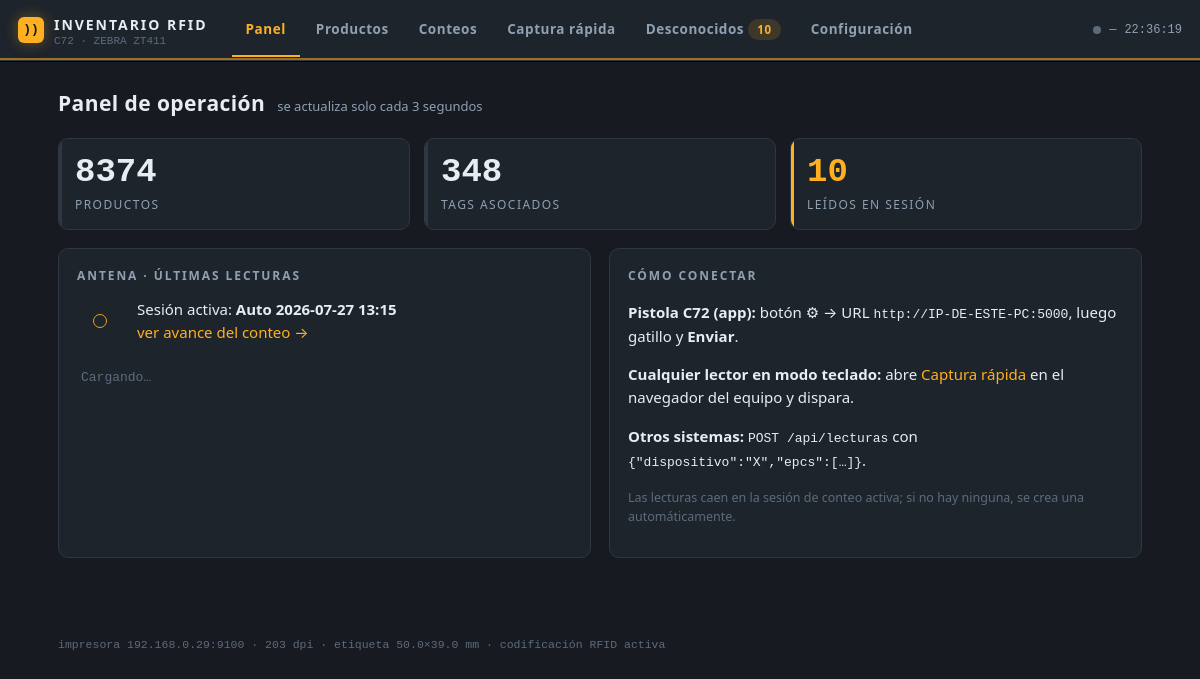
Before: / with the older database file.
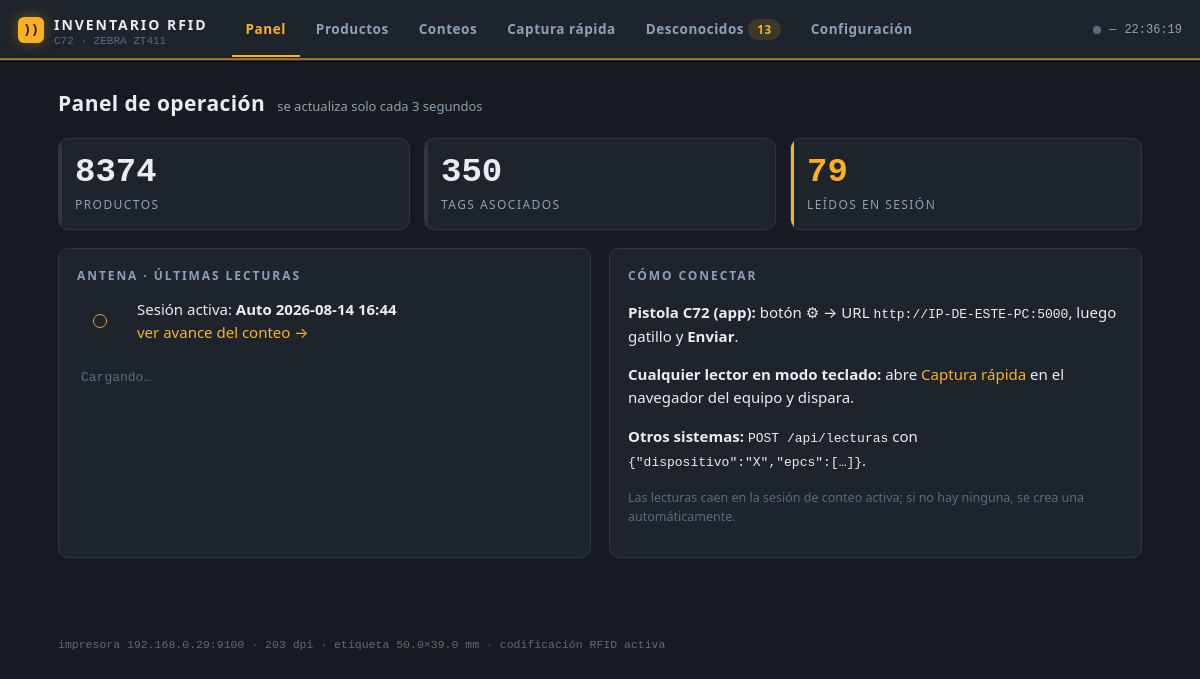
After: the same page with the newer database file.
### tables this page shows
CREATE TABLE sesiones(
        id INTEGER PRIMARY KEY AUTOINCREMENT,
        nombre TEXT, estado TEXT DEFAULT 'abierta', creada TEXT, tipo TEXT DEFAULT 'verificacion', bodega TEXT DEFAULT '');

### app.py (the view)
@app.route("/")
def home():
    d = db(); s = sesion_activa(d)
    tot = d.execute("SELECT COUNT(*) c FROM productos").fetchone()["c"]
    tags = d.execute("SELECT COUNT(*) c FROM tags").fetchone()["c"]
    leidos = d.execute("SELECT COUNT(*) c FROM lecturas WHERE sesion_id=?", (s["id"],)).fetchone()["c"] if s else 0
    return page("home", productos=tot, tags=tags, sesion=s, leidos=leidos)

### app.py (called while the page is built)
def cfg():
    if not os.path.exists(CFG):
        with open(CFG, "w", encoding="utf-8") as f:
            json.dump(DEFAULT_CFG, f, indent=2, ensure_ascii=False)
    with open(CFG, encoding="utf-8") as f:
        c = DEFAULT_CFG.copy(); c.update(json.load(f)); return c

def db():
    if "db" not in g:
        g.db = sqlite3.connect(DB)
        g.db.row_factory = sqlite3.Row
    return g.db

def sesion_activa(d):
    return d.execute("SELECT * FROM sesiones WHERE estado='abierta' ORDER BY id DESC LIMIT 1").fetchone()

def page(name, **kw):
    nd = db().execute("""SELECT COUNT(DISTINCT epc) FROM lecturas
                         WHERE epc NOT IN (SELECT epc FROM tags)""").fetchone()[0]
    return render_template(name + ".html", pg=name, c=cfg(), nd=nd, **kw)

### templates/home.html
{% extends "base.html" %}{% block body %}
<div class="titulo"><h1>Panel de operación</h1>
<span class="sub">se actualiza solo cada 3&nbsp;segundos</span></div>
<div class="kpis">
  <div class="kpi"><b id="k-prod">{{productos}}</b><span>Productos</span></div>
  <div class="kpi"><b id="k-tags">{{tags}}</b><span>Tags asociados</span></div>
  <div class="kpi acc"><b id="k-leidos">{{leidos}}</b><span>Leídos en sesión</span></div>
</div>
<div class="grid2">
  <div class="card">
    <h3>Antena · últimas lecturas</h3>
    <div class="antena" style="margin-bottom:10px">
      <div class="radar {{'quieto' if not sesion}}" id="radar"><em></em><em></em><i></i></div>
      <div>
        {% if sesion %}
          Sesión activa: <b>{{sesion['nombre']}}</b><br>
          <a href="/sesiones/{{sesion['id']}}">ver avance del conteo →</a>
        {% else %}
          No hay sesión de conteo abierta.<br><a href="/sesiones">abrir una →</a>
        {% endif %}
      </div>
    </div>
    <div class="feed" id="feed"><div class="vacio">Cargando…</div></div>
  </div>
  <div class="card">
    <h3>Cómo conectar</h3>
    <p><b>Pistola C72 (app):</b> botón ⚙ → URL <span class="mono">http://IP-DE-ESTE-PC:5000</span>, luego gatillo y <b>Enviar</b>.</p>
    <p><b>Cualquier lector en modo teclado:</b> abre <a href="/captura">Captura rápida</a> en el navegador del equipo y dispara.</p>
    <p><b>Otros sistemas:</b> <span class="mono">POST /api/lecturas</span> con <span class="mono">{"dispositivo":"X","epcs":[…]}</span>.</p>
    <p class="ayuda">Las lecturas caen en la sesión de conteo activa; si no hay ninguna, se crea una automáticamente.</p>
  </div>
</div>
{% endblock %}

Changed rows visible on the page:
removed sesiones: nombre "Auto 2026-07-27 13:15"
added sesiones: nombre "Auto 2026-08-14 16:44"
Other visible differences:
{{ nd }}: "10" → "13"
{{ tags }}: "348" → "350"
{{ leidos }}: "10" → "79"
